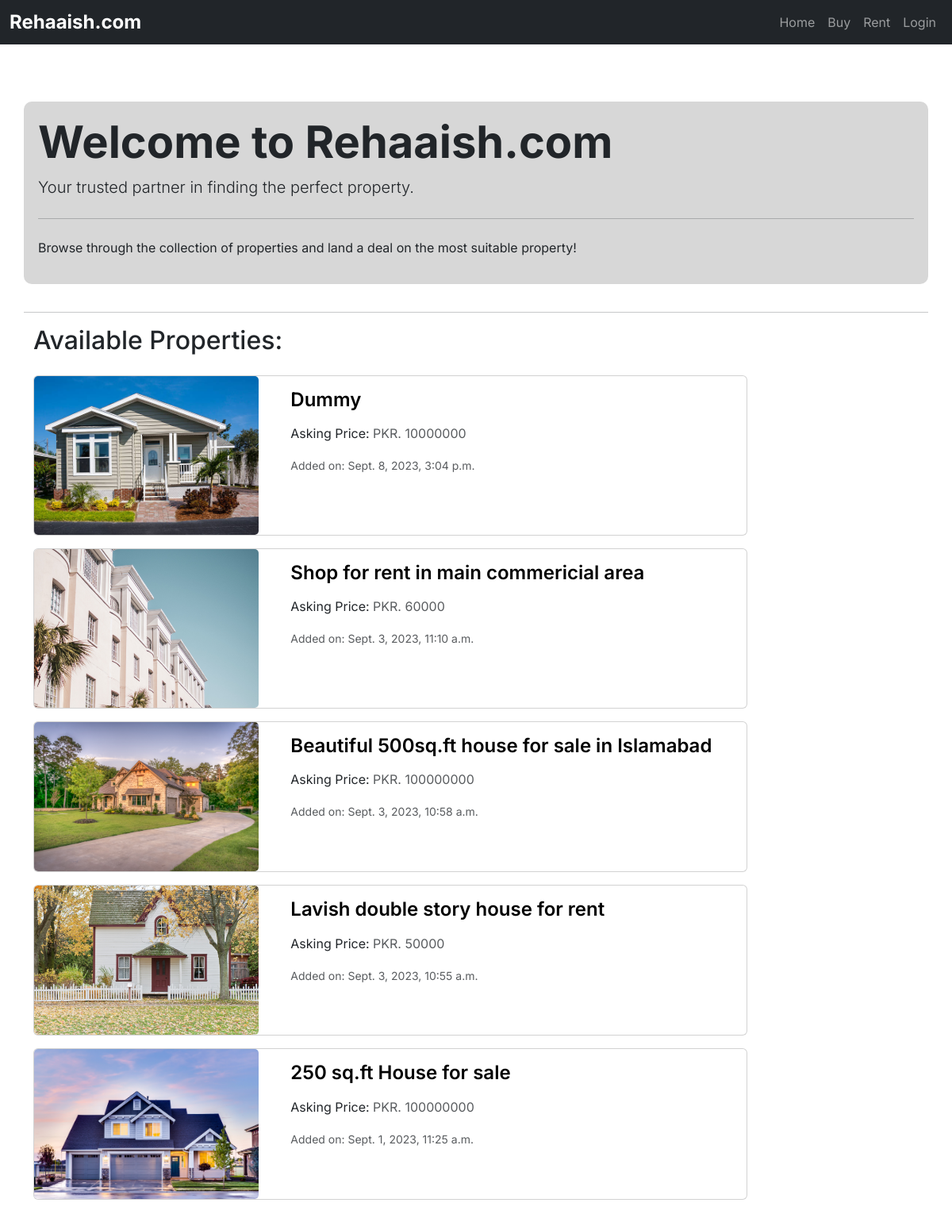
The page / on the database its author committed.
### market/models.py (models this page shows, shortened)
class Property(models.Model):
    UNIT_CHOICES = [
        ("Square feet", "sq.ft"),
        ("Square meters", "sq.m"),
        ("Marla", "marla"),
        ("Kanal", "kanal"),
    ]
    SALE_CHOICES = [
        ("Sell", "Sell"),
        ("Rent", "Rent"),
    ]
    PROVINCE_CHOICES = [
        ("Sindh", "Sindh"),
        ("Punjab", "Punjab"),
        ("Balochistan", "Balochistan"),
        ("KPK", "KPK"),
    ]
    title = models.CharField(max_length=300, blank=True, null=True)
    owner = models.ForeignKey(
        settings.AUTH_USER_MODEL, on_delete=models.CASCADE, blank=True, null=True)
    type = models.ForeignKey(
        PropertyType, on_delete=models.CASCADE, related_name="property", blank=True, null=True)
    sale_type = models.CharField(
        max_length=10, choices=SALE_CHOICES, blank=True, null=True)
    address = models.CharField(max_length=500, blank=True, null=True)
    price = models.IntegerField(blank=True, null=True)
    size = models.IntegerField(blank=True, null=True)
    size_unit = models.CharField(
        choices=UNIT_CHOICES, blank=True, null=True, max_length=100)
    description = models.TextField(blank=True, null=True)
    province = models.CharField(
        choices=PROVINCE_CHOICES, max_length=40, null=True, blank=True)
    city = models.ForeignKey(
        City, on_delete=models.CASCADE, related_name="property_city", null=True, blank=True)
    area = models.ForeignKey(
        Area, on_delete=models.CASCADE, related_name="area", null=True, blank=True)
    added_at = models.DateTimeField(
        default=timezone.now, blank=True, null=True)

class PropertyImage(models.Model):
    property = models.ForeignKey(
        Property, on_delete=models.CASCADE, related_name="property_pics")
    file = models.FileField(blank=True, upload_to=property_pic_path, verbose_name="Files",
                            validators=[validate_file_size], help_text="Allowed size is 50MB", null=True)

### market/views.py (the view)
# urls.py: path('', ListingsView, name="listing"),
def ListingsView(request):
    all_listings = Property.objects.all().order_by('-added_at')
    return render(request, 'market/home.html', {'listings': all_listings})

### market/templates/market/home.html (shortened to what this page needs)
{% extends 'market/base.html' %}
{% block content %}
<section class="container mt-5">
  <div class="row">
    <div class="jumbotron" style="background-color: #d7d7d7; padding: 18px; border-radius: 10px; margin-bottom: 35px">
      <h1 class="display-4" style="font-weight: bold;">Welcome to Rehaaish.com</h1>
      <p class="lead">Your trusted partner in finding the perfect property.</p>
      <hr class="my-4">
      <p>Browse through the collection of properties and land a deal on the most suitable property!</p>
    </div>
    <hr>
    <div>
      <h2 class="mb-4">Available Properties:</h2>
      <div>
        {% for i in listings %}
            <div class="card mb-3" style="max-width: 900px;">
              <div class="row no-gutters">
                <div class="col-md-4">
                  <img src="{% if i.property_pics.first.file %}{{ i.property_pics.first.file.url }}{% else %}https://static.vecteezy.com/system/resources/previews/014/554/760/original/man-profile-negative-photo-anonymous-silhouette-human-head-businessman-worker-support-illustration-vector.jpg{% endif %}"  class="card-img img-fluid" style="object-fit: cover; height: 100%; max-height: 200px;" alt="">
                </div>
                <div class="col-md-8">
                  <div class="card-body">
                    <a href="{% url 'market:listing_data' i.id %}" class="listing-title">
                      <h4 class="card-title" >{{ i.title }}</h4>
                    </a>
                    <p class="card-text">Asking Price: <span class="text-muted">PKR. {{ i.price }}</span></p>
                    <div ><small class="text-muted">Added on: {{ i.added_at }}</small></div>
                  </div>
                </div>
              </div>
            </div>
        {% endfor %}
      </div>
    </div>
  </div>
</section>
{% endblock %}

### static/css/base.css (style rules this page uses)
body { font-family: 'Inter', sans-serif; }
.listing-title { text-decoration: none; }
.listing-title h4, .listing-title h5 { font-weight: 600; color: black; transition: all 0.3s; }

### rows shown on the page
Property: id.file (picture), title "Dummy", price "10000000", added_at "Sept. 8, 2023, 3:04 p.m."
Property: id.file (picture), title "Shop for rent in main commericial area", price "60000", added_at "Sept. 3, 2023, 11:10 a.m."
Property: id.file (picture), title "Beautiful 500sq.ft house for sale in Islamabad", price "100000000", added_at "Sept. 3, 2023, 10:58 a.m."
Property: id.file (picture), title "Lavish double story house for rent", price "50000", added_at "Sept. 3, 2023, 10:55 a.m."
Property: id.file (picture), title "250 sq.ft House for sale", price "100000000", added_at "Sept. 1, 2023, 11:25 a.m."
